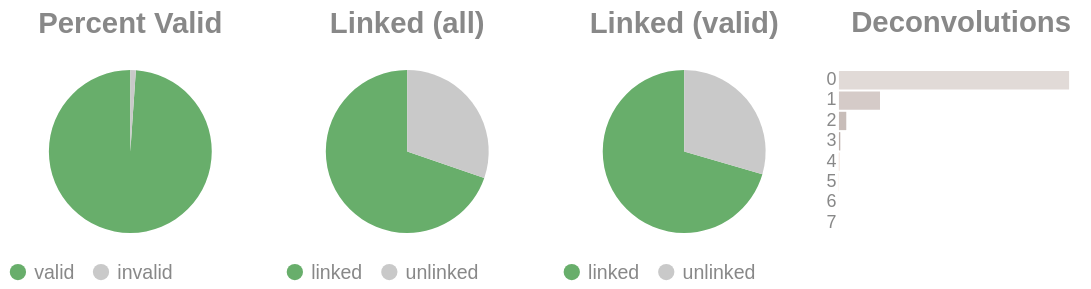

Here is the notebook cell this chart was saved with:
### Code cell
if SKIPLR:
    pass
else:
    clash = Counter()
    for i in valids['molecule'].to_list():
        _mol = i.split("-")
        if len(_mol) == 1:
            clash.update('0')
        else:
            clash.update(_mol[-1])

    _d = {"deconvolutions": [], 'count': []}
    for k,v in clash.items():
        _d['deconvolutions'].append(k)
        _d['count'].append(v)

    tot_valid = valids['reads'].sum()
    mask = valids['reads'] >= 2
    n_linked_reads = valids.filter(mask)['reads'].sum()
    if n_linked_reads == 0:
        print_html("No linked molecules (>=2 reads) were detected; skipping linked-only distributions.")
        SKIPLR = True
    else:
        perc_valid = round(tot_valid / n_reads, 4)
        linked_perc_abs = round(n_linked_reads / n_reads, 4)
        linked_perc = round(n_linked_reads / tot_valid, 4)

    _valid = pl.DataFrame({"valids": ['valid', 'invalid'], "count": [tot_valid, n_reads - tot_valid]})
    _linked_abs = pl.DataFrame({"linked (absolute)": ['linked', 'unlinked'], "count": [n_linked_reads, n_reads - n_linked_reads]})
    _linked_rel = pl.DataFrame({"linked (valids)": ['linked', 'unlinked'], "count": [n_linked_reads, tot_valid - n_linked_reads]})

    (
        alt.hconcat(
            piechart(_valid, goodval = 'valid', title = "Percent Valid"),
            piechart(_linked_abs, goodval = "linked", title =  "Linked (all)"),
            piechart(_linked_rel, goodval = "linked", title =  "Linked (valid)"),
            convolutionbar(pl.DataFrame(_d), title = "Deconvolutions"),
            center = True,
            bounds = 'flush'
        )
        .resolve_scale(color='independent')
        .resolve_legend('independent')
        .properties(usermeta={'embedOptions': {"actions": False}})
    ).display()

### Figure 1 — Vega-Lite specification as saved in the notebook (floating-point values rounded to 4 significant figures)
{"width": "container", "height": 400, "config": {"title": {"anchor": "start", "dy": -15, "fontSize": 18, "color": "#888888", "subtitleColor": "#888888", "subtitleFontSize": 14}, "arc": {"fill": "#0072B2"}, "axis": {"domainColor": "#888888", "domainWidth": 0.5, "gridWidth": 0.2, "grid": false, "titleFontWeight": 400, "titleFontSize": 15, "labelFontSize": 11, "labelColor": "#888888", "tickColor": "#888888", "tickWidth": 0.2, "titleColor": "#888888"}, "axisBand": {"grid": false}, "axisX": {"grid": true, "tickSize": 10, "domainCap": "round"}, "axisY": {"domain": false, "grid": true, "tickSize": 0, "domainCap": "round"}, "background": "transparent", "header": {"labelFontSize": 15, "labelColor": "#888888", "titleFontSize": 15, "titleFontWeight": 600, "titleColor": "#888888"}, "legend": {"labelFont": "sans-serif", "labelFontSize": 12, "labelColor": "#888888", "symbolSize": 100, "symbolType": "circle", "titleFontSize": 12, "titlePadding": 10, "titleColor": "#888888", "title": null}, "range": {"category": ["#E69F00", "#56B4E9", "#009E73", "#F0E442", "#0072B2", "#D55E00", "#CC79A7", "#000000"], "diverging": ["#cfe8f3", "#a2d4ec", "#73bfe2", "#46abdb", "#1696d2", "#12719e"]}, "area": {"fill": "#0072B2", "fillOpacity": 0.7, "line": true, "strokeOpacity": 0.7}, "line": {"color": "#0072B2", "stroke": "#0072B2", "strokeWidth": 2}, "trail": {"color": "#0072B2", "stroke": "#0072B2", "strokeWidth": 0, "size": 1}, "point": {"filled": true, "fillOpacity": 1.0, "size": 95}, "text": {"color": "#888888", "fontSize": 11, "align": "right", "fontWeight": 400, "size": 11}, "bar": {"fill": "#0072B2", "stroke": null}, "view": {"stroke": null, "continuousWidth": 660, "continuousHeight": 400}}, "hconcat": [{"data": {"name": "data-3f73ce42513ce2cd7978f708bbad6876"}, "mark": {"type": "arc"}, "encoding": {"color": {"field": "valids", "legend": {"orient": "bottom", "title": null}, "scale": {"domain": ["valid", "invalid"], "range": ["#68ae6b", "#C9C9C9"]}, "title": "Valids", "type": "nominal"}, "theta": {"field": "count", "type": "quantitative"}, "tooltip": [{"field": "valids", "title": "Valids", "type": "ordinal"}, {"field": "percent", "format": ".2%", "title": "Percent", "type": "quantitative"}, {"field": "count", "title": "Count", "type": "quantitative"}]}, "height": 100, "title": {"text": "Percent Valid", "align": "center", "anchor": "middle"}, "transform": [{"calculate": "datum.count / 1177346", "as": "percent"}], "width": 150}, {"data": {"name": "data-8c4ce466ed8fcebe44c2ef98d361a8ff"}, "mark": {"type": "arc"}, "encoding": {"color": {"field": "linked (absolute)", "legend": {"orient": "bottom", "title": null}, "scale": {"domain": ["linked", "unlinked"], "range": ["#68ae6b", "#C9C9C9"]}, "title": "Linked (Absolute)", "type": "nominal"}, "theta": {"field": "count", "type": "quantitative"}, "tooltip": [{"field": "linked (absolute)", "title": "Linked (Absolute)", "type": "ordinal"}, {"field": "percent", "format": ".2%", "title": "Percent", "type": "quantitative"}, {"field": "count", "title": "Count", "type": "quantitative"}]}, "height": 100, "title": {"text": "Linked (all)", "align": "center", "anchor": "middle"}, "transform": [{"calculate": "datum.count / 1177346", "as": "percent"}], "width": 150}, {"data": {"name": "data-0d94b8a61df9bd1de9c78f1d95cc82f3"}, "mark": {"type": "arc"}, "encoding": {"color": {"field": "linked (valids)", "legend": {"orient": "bottom", "title": null}, "scale": {"domain": ["linked", "unlinked"], "range": ["#68ae6b", "#C9C9C9"]}, "title": "Linked (Valids)", "type": "nominal"}, "theta": {"field": "count", "type": "quantitative"}, "tooltip": [{"field": "linked (valids)", "title": "Linked (Valids)", "type": "ordinal"}, {"field": "percent", "format": ".2%", "title": "Percent", "type": "quantitative"}, {"field": "count", "title": "Count", "type": "quantitative"}]}, "height": 100, "title": {"text": "Linked (valid)", "align": "center", "anchor": "middle"}, "transform": [{"calculate": "datum.count / 1164544", "as": "percent"}], "width": 150}, {"data": {"name": "data-04f876e3dc58a978744e707ea80f3a97"}, "mark": {"type": "bar"}, "encoding": {"color": {"field": "deconvolutions", "legend": null, "scale": {"scheme": "lightgreyred"}, "type": "nominal"}, "tooltip": [{"field": "deconvolutions", "title": "Deconvolutions", "type": "ordinal"}, {"field": "percent", "format": ".2%", "title": "Percent", "type": "quantitative"}, {"field": "count", "title": "Count", "type": "quantitative"}], "x": {"axis": null, "field": "count", "type": "quantitative"}, "y": {"field": "deconvolutions", "sort": "ascending", "title": null, "type": "nominal"}}, "height": 100, "title": {"text": "Deconvolutions", "align": "center", "anchor": "middle"}, "transform": [{"calculate": "datum.count / 573462", "as": "percent"}], "width": 150}], "bounds": "flush", "center": true, "resolve": {"legend": {"angle": "independent"}, "scale": {"color": "independent"}}, "usermeta": {"embedOptions": {"actions": false}}, "$schema": "https://vega.github.io/schema/vega-lite/v6.4.1.json", "datasets": {"data-3f73ce42513ce2cd7978f708bbad6876": [{"valids": "valid", "count": 1164544}, {"valids": "invalid", "count": 12802}], "data-8c4ce466ed8fcebe44c2ef98d361a8ff": [{"linked (absolute)": "linked", "count": 820963}, {"linked (absolute)": "unlinked", "count": 356383}], "data-0d94b8a61df9bd1de9c78f1d95cc82f3": [{"linked (valids)": "linked", "count": 820963}, {"linked (valids)": "unlinked", "count": 343581}], "data-04f876e3dc58a978744e707ea80f3a97": [{"deconvolutions": "0", "count": 471030}, {"deconvolutions": "1", "count": 84006}, {"deconvolutions": "2", "count": 15003}, {"deconvolutions": "3", "count": 2754}, {"deconvolutions": "4", "count": 530}, {"deconvolutions": "5", "count": 110}, {"deconvolutions": "6", "count": 20}, {"deconvolutions": "7", "count": 9}]}}
